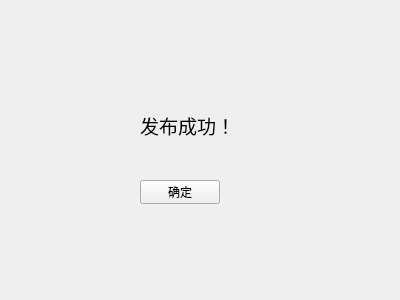
<?xml version="1.0" encoding="UTF-8"?>
<ui version="4.0">
 <class>Dialogue_end</class>
 <widget class="QWidget" name="Dialogue_end">
  <property name="geometry">
   <rect>
    <x>0</x>
    <y>0</y>
    <width>400</width>
    <height>300</height>
   </rect>
  </property>
  <property name="windowTitle">
   <string>Form</string>
  </property>
  <widget class="QPushButton" name="pushButton">
   <property name="geometry">
    <rect>
     <x>140</x>
     <y>180</y>
     <width>80</width>
     <height>24</height>
    </rect>
   </property>
   <property name="text">
    <string>确定</string>
   </property>
  </widget>
  <widget class="QLabel" name="label">
   <property name="geometry">
    <rect>
     <x>140</x>
     <y>110</y>
     <width>111</width>
     <height>31</height>
    </rect>
   </property>
   <property name="font">
    <font>
     <pointsize>14</pointsize>
    </font>
   </property>
   <property name="text">
    <string>发布成功！</string>
   </property>
  </widget>
 </widget>
 <resources/>
 <connections/>
</ui>
